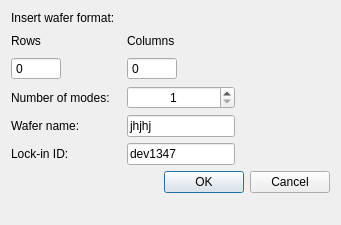
<?xml version="1.0" encoding="UTF-8"?>
<ui version="4.0">
 <class>Dialog</class>
 <widget class="QDialog" name="Dialog">
  <property name="geometry">
   <rect>
    <x>0</x>
    <y>0</y>
    <width>341</width>
    <height>225</height>
   </rect>
  </property>
  <property name="windowTitle">
   <string>Insert wafer settings</string>
  </property>
  <layout class="QGridLayout" name="gridLayout_2">
   <item row="0" column="0">
    <layout class="QGridLayout" name="gridLayout">
     <item row="1" column="3">
      <spacer name="horizontalSpacer">
       <property name="orientation">
        <enum>Qt::Horizontal</enum>
       </property>
       <property name="sizeHint" stdset="0">
        <size>
         <width>40</width>
         <height>20</height>
        </size>
       </property>
      </spacer>
     </item>
     <item row="3" column="0">
      <widget class="QLabel" name="label_5">
       <property name="text">
        <string>Number of modes:</string>
       </property>
      </widget>
     </item>
     <item row="0" column="0" colspan="3">
      <widget class="QLabel" name="label">
       <property name="text">
        <string>Insert wafer format:</string>
       </property>
      </widget>
     </item>
     <item row="3" column="2">
      <widget class="QSpinBox" name="modeNumber">
       <property name="alignment">
        <set>Qt::AlignCenter</set>
       </property>
       <property name="minimum">
        <number>1</number>
       </property>
       <property name="maximum">
        <number>9999</number>
       </property>
      </widget>
     </item>
     <item row="2" column="0">
      <widget class="QSpinBox" name="rowsBox">
       <property name="sizePolicy">
        <sizepolicy hsizetype="Expanding" vsizetype="Fixed">
         <horstretch>0</horstretch>
         <verstretch>0</verstretch>
        </sizepolicy>
       </property>
       <property name="maximumSize">
        <size>
         <width>50</width>
         <height>16777215</height>
        </size>
       </property>
       <property name="buttonSymbols">
        <enum>QAbstractSpinBox::NoButtons</enum>
       </property>
      </widget>
     </item>
     <item row="4" column="0">
      <widget class="QLabel" name="label_4">
       <property name="text">
        <string>Wafer name:</string>
       </property>
      </widget>
     </item>
     <item row="6" column="0" colspan="4">
      <widget class="QDialogButtonBox" name="buttonBox">
       <property name="orientation">
        <enum>Qt::Horizontal</enum>
       </property>
       <property name="standardButtons">
        <set>QDialogButtonBox::Cancel|QDialogButtonBox::Ok</set>
       </property>
      </widget>
     </item>
     <item row="7" column="2">
      <spacer name="verticalSpacer">
       <property name="orientation">
        <enum>Qt::Vertical</enum>
       </property>
       <property name="sizeHint" stdset="0">
        <size>
         <width>20</width>
         <height>40</height>
        </size>
       </property>
      </spacer>
     </item>
     <item row="5" column="0">
      <widget class="QLabel" name="label_6">
       <property name="text">
        <string>Lock-in ID:</string>
       </property>
      </widget>
     </item>
     <item row="1" column="0">
      <widget class="QLabel" name="label_2">
       <property name="text">
        <string>Rows</string>
       </property>
      </widget>
     </item>
     <item row="5" column="2">
      <widget class="QLineEdit" name="lockinID">
       <property name="text">
        <string>dev1347</string>
       </property>
      </widget>
     </item>
     <item row="2" column="3">
      <spacer name="horizontalSpacer_3">
       <property name="orientation">
        <enum>Qt::Horizontal</enum>
       </property>
       <property name="sizeHint" stdset="0">
        <size>
         <width>40</width>
         <height>20</height>
        </size>
       </property>
      </spacer>
     </item>
     <item row="1" column="2">
      <widget class="QLabel" name="label_3">
       <property name="text">
        <string>Columns</string>
       </property>
      </widget>
     </item>
     <item row="2" column="2">
      <widget class="QSpinBox" name="colsBox">
       <property name="sizePolicy">
        <sizepolicy hsizetype="Expanding" vsizetype="Fixed">
         <horstretch>0</horstretch>
         <verstretch>0</verstretch>
        </sizepolicy>
       </property>
       <property name="maximumSize">
        <size>
         <width>50</width>
         <height>16777215</height>
        </size>
       </property>
       <property name="buttonSymbols">
        <enum>QAbstractSpinBox::NoButtons</enum>
       </property>
      </widget>
     </item>
     <item row="4" column="2">
      <widget class="QLineEdit" name="waferName">
       <property name="text">
        <string>jhjhj</string>
       </property>
      </widget>
     </item>
     <item row="3" column="1">
      <spacer name="horizontalSpacer_2">
       <property name="orientation">
        <enum>Qt::Horizontal</enum>
       </property>
       <property name="sizeType">
        <enum>QSizePolicy::Fixed</enum>
       </property>
       <property name="sizeHint" stdset="0">
        <size>
         <width>5</width>
         <height>20</height>
        </size>
       </property>
      </spacer>
     </item>
    </layout>
   </item>
  </layout>
 </widget>
 <resources/>
 <connections>
  <connection>
   <sender>buttonBox</sender>
   <signal>accepted()</signal>
   <receiver>Dialog</receiver>
   <slot>accept()</slot>
   <hints>
    <hint type="sourcelabel">
     <x>248</x>
     <y>254</y>
    </hint>
    <hint type="destinationlabel">
     <x>157</x>
     <y>274</y>
    </hint>
   </hints>
  </connection>
  <connection>
   <sender>buttonBox</sender>
   <signal>rejected()</signal>
   <receiver>Dialog</receiver>
   <slot>reject()</slot>
   <hints>
    <hint type="sourcelabel">
     <x>316</x>
     <y>260</y>
    </hint>
    <hint type="destinationlabel">
     <x>286</x>
     <y>274</y>
    </hint>
   </hints>
  </connection>
 </connections>
</ui>
